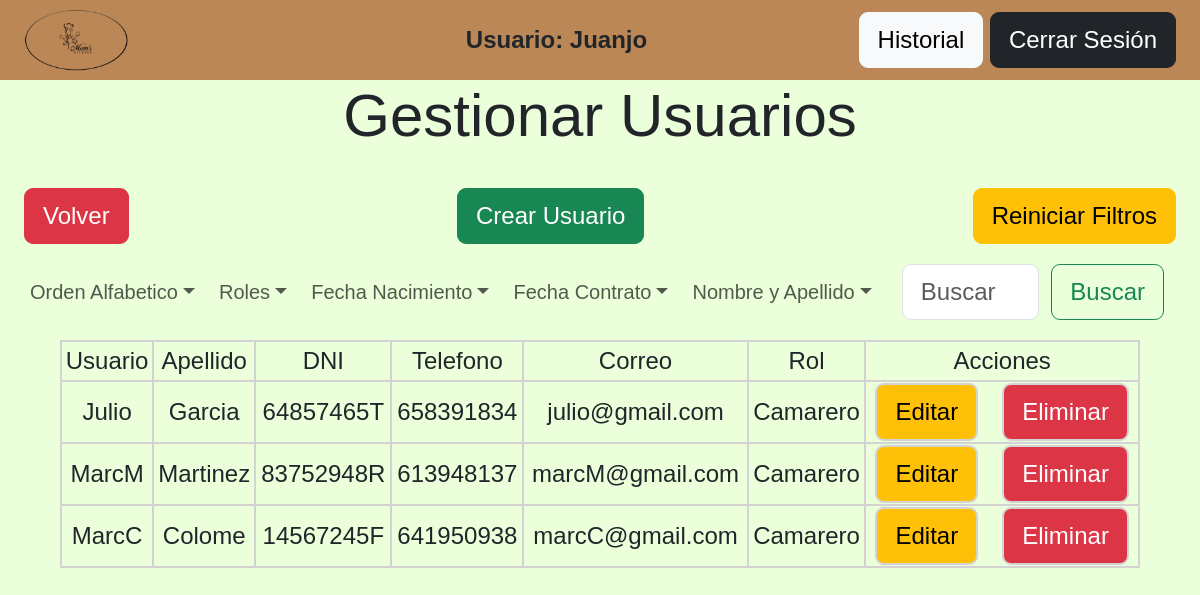
The app's page /view/admin/gestionarUsuarios.php?rol=1 (signed in) with its own data.
### tables this page shows
CREATE TABLE `usuarios` (
  `id_usuario` INT NOT NULL AUTO_INCREMENT,
  `nombre` VARCHAR(100) NOT NULL,
  `usuario` VARCHAR(50) NOT NULL UNIQUE,
  `apellido` VARCHAR(100) NOT NULL,
  `telefono` VARCHAR(15) NOT NULL,
  `dni` CHAR(9) NOT NULL,
  `direccion` VARCHAR(255) NOT NULL,
  `fecha_nacimiento` DATE NOT NULL,
  `password` VARCHAR(255) NOT NULL,
  `email` VARCHAR(255) NOT NULL,
  `fecha_creacion` TIMESTAMP DEFAULT CURRENT_TIMESTAMP,
  `id_rol` INT NOT NULL,
  PRIMARY KEY (`id_usuario`)
);

CREATE TABLE `roles` (
  `id_rol` INT NOT NULL AUTO_INCREMENT,
  `nombre_rol` VARCHAR(45) NOT NULL,
  PRIMARY KEY (`id_rol`)
);

### procesos/filtrosGerente.php (called while the page is built, shortened)
<?php
    try{
        require_once '../../procesos/conexion.php';
        if (isset($_GET['orden']) && ($_GET['orden'] == "asc" || $_GET['orden'] == "desc")) {
            $orden = trim($_GET['orden']);
            $sqlOrden = "SELECT * FROM usuarios u
                        INNER JOIN roles r ON u.id_rol = r.id_rol
                        ORDER BY u.usuario $orden";
            $stmtResultado = $conn->prepare($sqlOrden);
        } else if (isset($_GET['rol'])) {
            $rol = trim($_GET['rol']);
            $sqlRol = "SELECT * FROM usuarios u
                        INNER JOIN roles r ON u.id_rol = r.id_rol
                        WHERE u.id_rol = :id_rol";
            $stmtResultado = $conn->prepare($sqlRol);
            $stmtResultado->bindParam(':id_rol', $rol, PDO::PARAM_INT);
        } else if(isset($_GET['fechaContrato'])) {
            $fechaContrato = htmlspecialchars(trim($_GET['fechaContrato']));
            $sqlFechaContrato = "SELECT * FROM usuarios u
                                INNER JOIN roles r ON u.id_rol = r.id_rol
                                WHERE DATE(u.fecha_creacion) = :fecha_contrato";
            if(isset($_SESSION['empleado'])){
                $sqlFechaContrato .= " AND u.id_rol = :id_rol";
            }
            $stmtResultado = $conn->prepare($sqlFechaContrato);
            $stmtResultado->bindParam(':fecha_contrato', $fechaContrato, PDO::PARAM_STR);
            if(isset($_SESSION['empleado'])){
                $stmtResultado->bindParam(':id_rol', $_SESSION['empleado'], PDO::PARAM_INT);
            }
        } else if(isset($_GET['fechaNacimiento'])){
            $fechaNacimiento = htmlspecialchars(trim($_GET['fechaNacimiento']));
            $sqlFechaDeNacimiento = "SELECT * FROM usuarios u
                                    INNER JOIN roles r ON u.id_rol = r.id_rol
                                    WHERE fecha_nacimiento = :fecha_nacimiento";
            if(isset($_SESSION['empleado'])){
                $sqlFechaDeNacimiento .= " AND r.id_rol = :id_rol";
            }
            $stmtResultado = $conn->prepare($sqlFechaDeNacimiento);
            $stmtResultado->bindParam(':fecha_nacimiento', $fechaNacimiento, PDO::PARAM_STR);
            if(isset($_SESSION['empleado'])){
                $stmtResultado->bindParam(':id_rol', $_SESSION['empleado'], PDO::PARAM_INT);
            }
        } else if(isset($_GET['nombre']) || isset($_GET['apellido'])){
            $nombre = htmlspecialchars(trim($_GET['nombre']));
            $apellido = htmlspecialchars(trim($_GET['apellido']));
            $nombreConcatenado = "%$nombre%";
            $apellidoConcatenado = "%$apellido%";
            $sqlEmpleado = "SELECT * FROM usuarios u
                            INNER JOIN roles r ON u.id_rol = r.id_rol
                            WHERE u.nombre LIKE :nombre AND u.apellido LIKE :apellido";
            if(isset($_SESSION['empleado'])){
                $sqlEmpleado.= " AND r.id_rol = :id_rol";
            }
            $stmtResultado = $conn->prepare($sqlEmpleado);
            $stmtResultado->bindParam(':nombre',$nombreConcatenado, PDO::PARAM_STR);
            $stmtResultado->bindParam(':apellido',$apellidoConcatenado, PDO::PARAM_STR);
            if(isset($_SESSION['empleado'])){
                $stmtResultado->bindParam(':id_rol', $_SESSION['empleado'], PDO::PARAM_INT);
            }
        } else if(isset($_GET['query'])) {
            $query = trim($_GET['query']);
            $sqlQuery = 'SELECT * FROM usuarios u
                        INNER JOIN roles r ON u.id_rol = r.id_rol
                        WHERE u.usuario LIKE :query1
                        OR u.nombre LIKE :query2
                        OR u.apellido LIKE :query3
                        OR u.email LIKE :query4
                        OR r.nombre_rol LIKE :query5
                        OR u.direccion LIKE :query6
                        OR u.telefono LIKE :query7';
            $stmtResultado = $conn->prepare($sqlQuery);
            $queryConcatenado = "%$query%";
            $stmtResultado->bindParam(':query1', $queryConcatenado, PDO::PARAM_STR);
            $stmtResultado->bindParam(':query2', $queryConcatenado, PDO::PARAM_STR);
            $stmtResultado->bindParam(':query3', $queryConcatenado, PDO::PARAM_STR);
            $stmtResultado->bindParam(':query4', $queryConcatenado, PDO::PARAM_STR);
            $stmtResultado->bindParam(':query5', $queryConcatenado, PDO::PARAM_STR);
            $stmtResultado->bindParam(':query6', $queryConcatenado, PDO::PARAM_STR);
            $stmtResultado->bindParam(':query7', $queryConcatenado, PDO::PARAM_STR);
            $_SESSION['query'] = htmlspecialchars(trim($query));
        } else {
            $sqlUsarios = "SELECT * FROM usuarios u
                            INNER JOIN roles r ON u.id_rol = r.id_rol";
            $stmtResultado = $conn->prepare($sqlUsarios);
        }
        $stmtResultado->execute();
        $resultados = $stmtResultado->fetchAll(PDO::FETCH_ASSOC);
    } catch(PDOException $e){
        echo 'ERROR: ' . $e->getMessage();
        die();
    }

### view/admin/gestionarUsuarios.php (the view, shortened to what this page needs)
<?php
    require_once '../../procesos/conexion.php';
    require_once '../../procesos/filtrosGerente.php'
?>
<!DOCTYPE html>
<html lang="en">
<head>
    <link rel="stylesheet" href="../../css/admin.css">
    <link rel="stylesheet" href="https://cdnjs.cloudflare.com/ajax/libs/bootstrap/5.3.0/css/bootstrap.min.css">
    <link rel="stylesheet" href="https://cdn.jsdelivr.net/npm/sweetalert2@11.14.5/dist/sweetalert2.min.css">
</head>
<body class="body2">
    <header>
        <nav>
            <div id="pequeño2">
                <img src="../../img/logoRestaurante.png" alt="Logo" id="logo2">
            </div>
            <div class="sesionIniciada">
                <p>Usuario: <?php echo $_SESSION['nombre']?></p>
            </div>
            <div class="cerrarSesion">
                <a id="bug" href="../filtros.php">
                    <button type="submit" class="btn btn-light"  id="cerrarSesion">Historial</button>
                </a>
                <a href="../../procesos/logout.php">
                    <button type="submit" class="btn btn-dark" id="cerrarSesion">Cerrar Sesión</button>
                </a>
            </div>
        </nav>
    </header>
    <h1>Gestionar Usuarios</h1>
    <div id="divReiniciar">
        <a href="borrarSesionesAdmin.php?salir=1">
            <button class="btn btn-danger">Volver</button>
        </a>
        <a href="crearUsuario.php">
            <button class="btn btn-success">Crear Usuario</button>
        </a>
        <a href="borrarSesionesAdmin.php?borrar=5">
            <button class="btn btn-warning">Reiniciar Filtros</button>
        </a>
    </div>
    <nav class="navbar navbar-expand-lg barra">
    <div class="container-fluid">
        <div class="collapse navbar-collapse" id="navbarSupportedContent">
            <ul class="navbar-nav me-auto mb-2 mb-lg-0">
                <li class="nav-item dropdown">
                    <a class="nav-link dropdown-toggle enlace-barra" href="#" role="button" data-bs-toggle="dropdown" aria-expanded="false">Orden Alfabetico</a>
                </li>
                <li class="nav-item dropdown">
                    <a class="nav-link dropdown-toggle" href="#" role="button" data-bs-toggle="dropdown" aria-expanded="false">Roles</a>
                </li>
                <li class="nav-item dropdown">
                    <a class="nav-link dropdown-toggle enlace-barra" href="#" role="button" data-bs-toggle="dropdown" aria-expanded="false">Fecha Nacimiento</a>
                </li>
                <li class="nav-item dropdown">
                    <a class="nav-link dropdown-toggle enlace-barra" href="#" role="button" data-bs-toggle="dropdown" aria-expanded="false">Fecha Contrato</a>
                </li>
                <li class="nav-item dropdown">
                    <a class="nav-link dropdown-toggle enlace-barra" href="#" role="button" data-bs-toggle="dropdown" aria-expanded="false">Nombre y Apellido</a>
                </li>
            </ul>
            <form class="d-flex" role="search" method="GET" action="">
                <input class="form-control me-2" type="search" name="query" value="<?php echo isset($_SESSION['query']) ? $_SESSION['query'] : '' ?>" placeholder="Buscar" aria-label="Search">
                <button class="btn btn-outline-success" type="submit">Buscar</button>
            </form>
        </div>
    </div>
    </nav>
    <?php
        if($resultados){
            echo "<table class='tabla-usuarios'>";
            echo "<thead>";
            echo "<tr>";
            echo "<th>Usuario</th>";
            echo "<th>Apellido</th>";
            echo "<th>DNI</th>";
            echo "<th>Telefono</th>";
            echo "<th>Correo</th>";
            echo "<th>Rol</th>";
            echo "<th>Acciones</th>";
            echo "</tr>";
            echo "</thead>";
            echo "<tbody>";
            foreach($resultados as $fila){
                $idUsuario = htmlspecialchars($fila['id_usuario']);
                $nombreUsuario = htmlspecialchars($fila['usuario']);
                $apellidoUsuario = htmlspecialchars($fila['apellido']);
                $dni = htmlspecialchars($fila['dni']);
                $email = htmlspecialchars($fila['email']);
                $telefono = htmlspecialchars($fila['telefono']);
                $rol = htmlspecialchars($fila['nombre_rol']);
                echo "<tr>
                    <td>$nombreUsuario</td>
                    <td>$apellidoUsuario</td>
                    <td>$dni</td>
                    <td>$telefono</td>
                    <td>$email</td>
                    <td>$rol</td>
                    <td>
                        <a href='editarUsuario.php?id=$idUsuario' class='btn btn-warning'>Editar</a>";
                        if($_SESSION['id'] !== $idUsuario){
                        echo "<a href='#' onclick='confirmarEliminacion($idUsuario)' class='btn btn-danger'>Eliminar</a>";
                        }
            }
            echo "</tbody>";
            echo "</table>";
        } else {
            echo "<p>No hay resultados</p>";
        }
    ?>
</body>
</html>

### css/admin.css (style rules this page uses)
* { font-family: "Exo", sans-serif; font-optical-sizing: auto; font-weight: 500; font-style: normal; font-size: 3vh }
body, html { height: 100vh; width: 100vw; overflow-x: hidden }
h1 { text-align: center; }
form { background-color: rgba(255, 255, 255, 0.9); width: 50%; height: 70%; margin: auto; border-radius: 20px; box-shadow: rgba(0, 0, 0, 0.25) 0px 54px 55px, rgba(0, 0, 0, 0.12) 0px -12px 30px, rgba(0, 0, 0, 0.12) 0px 4px 6px, rgba(0, 0, 0, 0.17) 0px 12px 13px, rgba(0, 0, 0, 0.09) 0px -3px 5px; display: flex; }
header { width: 100vw; height: 10vh; background-color: #bb8756; }
.btn-primary, .form-control { width: 90% !important; margin: auto; }
button { margin-top: 3vh !important; margin-bottom: 3vh !important; }
#logo2 { height: auto; width: 45%; }
#pequeño2 { align-content: center; height: 100%; width: 20%; }
.body2 { background-color: #EBFFDB; min-height: 100vh !important; }
nav, ul { height: 100% !important; }
nav { display: flex; justify-content: space-between; align-items: center; margin-right: 2vw; margin-left: 2vw }
ul { margin: 0 !important; padding: 0 !important; display: flex; }
p { font-weight: bolder; }
#cerrarSesion, p { margin: 0 !important; }
.btn-danger { margin-left: 2vw; margin-bottom: 0 !important; }
.barra { height: 12vh !important; padding: 0 !important; margin: 0 !important; background-color: #EBFFDB; }
#bug { color: #bb8756 !important; }
.d-flex { padding-right: 1.5vw; padding-left: 1.5vw; background-color: none !important; box-shadow: none; background-color: transparent; margin-right: 0; margin-left: 0; }
.barra * { font-size: 2.5vh; }
table { width: 90vw; margin-left: 5vw; margin-right: 5vw; }
table * { text-align: center; border: lightgray 2px solid !important; }
#divReiniciar { display: flex; width: 100vw; justify-content: space-between; padding-right: 2vw; height: 10vh !important; }

### records on screen
usuarios: usuario "Julio", apellido "Garcia", dni "64857465T", telefono "658391834", email "julio@gmail.com", id_rol.nombre_rol "Camarero"
usuarios: usuario "MarcM", apellido "Martinez", dni "83752948R", telefono "613948137", email "marcM@gmail.com", id_rol.nombre_rol "Camarero"
usuarios: usuario "MarcC", apellido "Colome", dni "14567245F", telefono "641950938", email "marcC@gmail.com", id_rol.nombre_rol "Camarero"

### other values on screen
$_SESSION['nombre'] "Juanjo"
